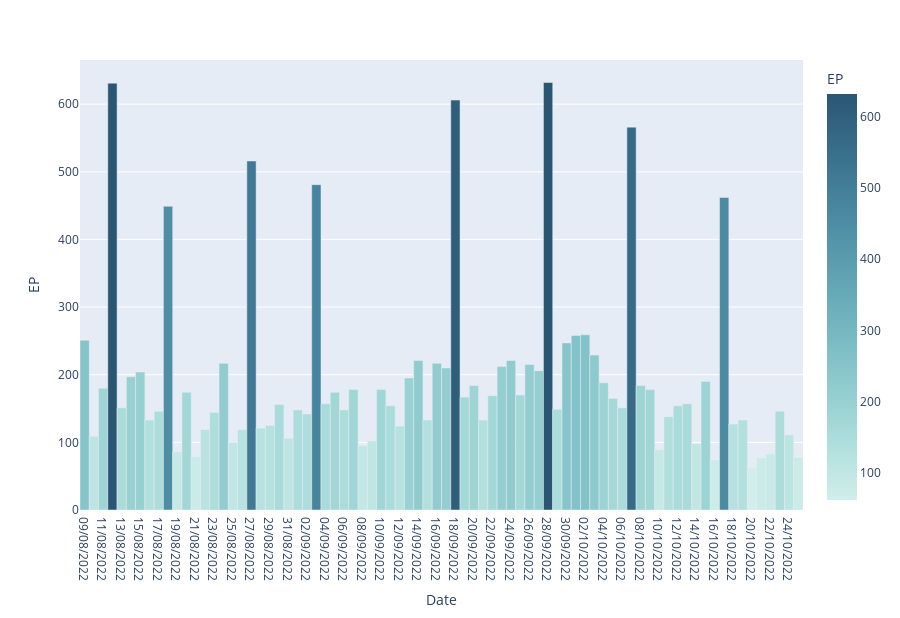

This figure's notebook cell:
### Markdown cell above
# **FINAL CHART**

### Code cell
import plotly.express as px

c = fluchart

fig = px.bar(c, x='Date', y='EP',
             hover_data=['Date', 'EP'], color='EP', color_continuous_scale=px.colors.sequential.Teal,
             height=618)
             
fig.update_traces(width=1)
fig.show()

### Figure 1 — Plotly figure (JSON) as saved in the notebook; plotly's stock layout.template omitted (floating-point values rounded to 4 significant figures)
{"data": [{"alignmentgroup": "True", "hovertemplate": "Date=%{x}<br>EP=%{marker.color}<extra></extra>", "legendgroup": "", "marker": {"color": [251, 109, 180, 631, 151, 197, 204, 133, 146, 449, 86, 174, 79, 119, 144, 217, 100, 119, 516, 121, 125, 156, 106, 148, 142, 481, 157, 174, 148, 178, 95, 102, 178, 154, 124, 195, 221, 133, 217, 210, 606, 167, 184, 133, 169, 212, 221, 170, 215, 206, 632, 149, 247, 258, 259, 229, 188, 165, 151, 566, 184, 178, 89, 138, 154, 157, 98, 190, 74, 462, 127, 133, 62, 77, 83, 146, 111, 78], "coloraxis": "coloraxis", "pattern": {"shape": ""}}, "name": "", "offsetgroup": "", "orientation": "v", "showlegend": false, "textposition": "auto", "type": "bar", "width": 1, "x": ["09/08/2022", "10/08/2022", "11/08/2022", "12/08/2022", "13/08/2022", "14/08/2022", "15/08/2022", "16/08/2022", "17/08/2022", "18/08/2022", "19/08/2022", "20/08/2022", "21/08/2022", "22/08/2022", "23/08/2022", "24/08/2022", "25/08/2022", "26/08/2022", "27/08/2022", "28/08/2022", "29/08/2022", "30/08/2022", "31/08/2022", "01/09/2022", "02/09/2022", "03/09/2022", "04/09/2022", "05/09/2022", "06/09/2022", "07/09/2022", "08/09/2022", "09/09/2022", "10/09/2022", "11/09/2022", "12/09/2022", "13/09/2022", "14/09/2022", "15/09/2022", "16/09/2022", "17/09/2022", "18/09/2022", "19/09/2022", "20/09/2022", "21/09/2022", "22/09/2022", "23/09/2022", "24/09/2022", "25/09/2022", "26/09/2022", "27/09/2022", "28/09/2022", "29/09/2022", "30/09/2022", "01/10/2022", "02/10/2022", "03/10/2022", "04/10/2022", "05/10/2022", "06/10/2022", "07/10/2022", "08/10/2022", "09/10/2022", "10/10/2022", "11/10/2022", "12/10/2022", "13/10/2022", "14/10/2022", "15/10/2022", "16/10/2022", "17/10/2022", "18/10/2022", "19/10/2022", "20/10/2022", "21/10/2022", "22/10/2022", "23/10/2022", "24/10/2022", "25/10/2022"], "xaxis": "x", "y": [251, 109, 180, 631, 151, 197, 204, 133, 146, 449, 86, 174, 79, 119, 144, 217, 100, 119, 516, 121, 125, 156, 106, 148, 142, 481, 157, 174, 148, 178, 95, 102, 178, 154, 124, 195, 221, 133, 217, 210, 606, 167, 184, 133, 169, 212, 221, 170, 215, 206, 632, 149, 247, 258, 259, 229, 188, 165, 151, 566, 184, 178, 89, 138, 154, 157, 98, 190, 74, 462, 127, 133, 62, 77, 83, 146, 111, 78], "yaxis": "y"}], "layout": {"barmode": "relative", "coloraxis": {"colorbar": {"title": {"text": "EP"}}, "colorscale": [[0, "rgb(209, 238, 234)"], [0.1667, "rgb(168, 219, 217)"], [0.3333, "rgb(133, 196, 201)"], [0.5, "rgb(104, 171, 184)"], [0.6667, "rgb(79, 144, 166)"], [0.8333, "rgb(59, 115, 143)"], [1, "rgb(42, 86, 116)"]]}, "height": 618, "legend": {"tracegroupgap": 0}, "margin": {"t": 60}, "xaxis": {"anchor": "y", "domain": [0, 1], "title": {"text": "Date"}}, "yaxis": {"anchor": "x", "domain": [0, 1], "title": {"text": "EP"}}}}
